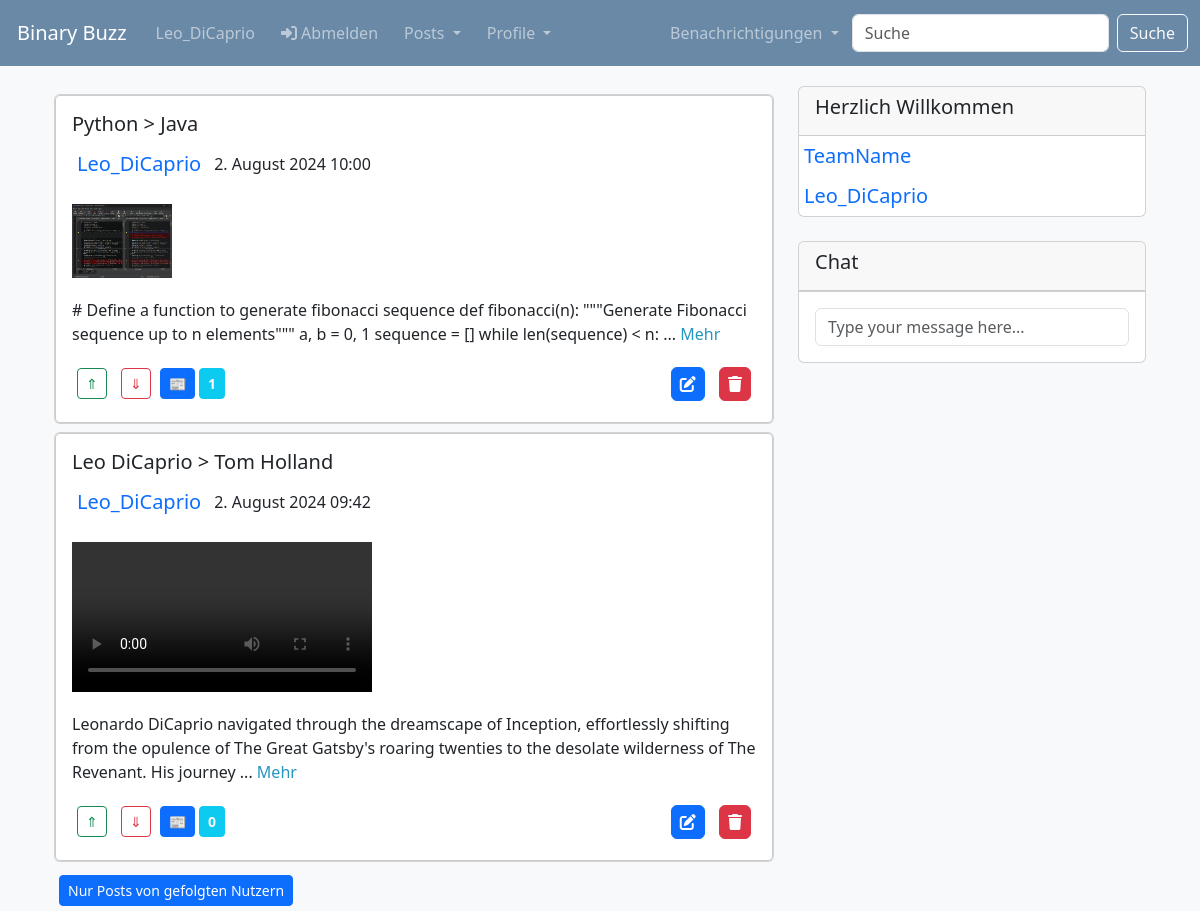
Page /blog/ (signed in) on the committed database.
### blog/models.py (models this page shows, shortened)
class Post(models.Model):
    creator = models.ForeignKey(Profile, on_delete=models.CASCADE)
    publication_date = models.DateTimeField("date published", auto_now=True)
    title = models.CharField(max_length=100, default="Ohne Titel")
    content = models.TextField()
    image = models.ImageField(upload_to='post_images', blank=True, null=True)
    video = models.FileField(upload_to='post_videos', blank=True, null=True)
    upvotes = models.ManyToManyField(User, related_name='post_upvotes', blank=True)
    downvotes = models.ManyToManyField(User, related_name='post_downvotes', blank=True)
    def calculate_rating(self) -> int:
        return self.upvotes.count() - self.downvotes.count()

class Profile(models.Model):
    user = models.OneToOneField(User, on_delete=models.CASCADE)
    followers = models.ManyToManyField(User, related_name='profile_followers', blank=True)
    bio = models.TextField(blank=True)
    birth_date = models.DateField(null=True, blank=True, auto_now=False, auto_now_add=False)
    profile_image = models.ImageField(upload_to='profile_images', blank=True, null=True)
    def get_latest_notifications(self):
        return self.user.notifications.order_by('-id')[:4][::-1]

### blog/views.py (the view)
# urls.py: path("", views.PostListView.as_view(), name="index"),
class PostListView(TemplateView):
    template_name = "blog/index.html"
    posts_per_page = 5
    def get_context_data(self, **kwargs) -> Dict[str, Any]:
        context = super().get_context_data(**kwargs)
        posts = self._posts()
        paginator = Paginator(posts, self.posts_per_page)
        page = self.request.GET.get("page", 1)
        try:
            page = int(page)
        except ValueError:
            page = 1
        try:
            show_posts = paginator.page(page)
        except PageNotAnInteger:
            show_posts = paginator.page(1)
        except EmptyPage:
            show_posts = paginator.page(paginator.num_pages)
        if self.request.user.is_authenticated:
            followed_profiles = Profile.objects.filter(followers=self.request.user)
            context["followed_posts"] = Post.objects.filter(creator__in=followed_profiles)
        context["posts"] = show_posts
        context["only_followed"] = self.request.GET.get("only_followed", False)
        context["latest_users"] = User.objects.order_by("-date_joined")[:10]
        context["latest_posts"] = Post.objects.order_by("-publication_date")[:10]
        return context
    def _posts(self) -> QuerySet[Post]:
        search_query = self.request.GET.get("search_query")
        if not search_query:
            posts = Post.objects.all()
        else:
            posts = Post.objects.filter(
                Q(title__icontains=search_query)
                | Q(content__icontains=search_query)
                | Q(creator__user__username__icontains=search_query)
            )
        return posts.order_by("-publication_date")

### blog/templates/blog/index.html (shortened to what this page needs)
{% extends "blog/base.html" %}
{% load django_bootstrap5 %}
{% block content %}
    <div class="container">
        <div class="row">
            <div class="col-md-8">
                {% if only_followed and user.is_authenticated %}
                    {% for post in followed_posts %}
                        {% include "blog/post/post.html" with post=post profile=profile has_followed=post.has_followed %}
                    {% endfor %}
                {% else %}
                    {% for post in posts %}
                        {% include "blog/post/post.html" with post=post profile=profile has_followed=post.has_followed %}
                    {% endfor %}
                {% endif %}
                <div class="mt-2">
                    {% if not only_followed %}
                        <a class="btn btn-primary btn-sm" href="{% url 'index' %}?only_followed=True">Nur Posts von gefolgten Nutzern</a>
                    {% else %}
                        <a class="btn btn-primary btn-sm" href="{% url 'index' %}">Posts von allen Nutzern</a>
                    {% endif %}
                </div>
            </div>
            <div class="col-md-4">
                <div class="card">
                    <div class="card-header">
                        <h5 class="card-title">Herzlich Willkommen</h5>
                    </div>
                    <ul class="list-group list-group-flush">
                        {% for user in latest_users %}
                            <li class="list-group">
                                <a class="" href="{% url 'profile_view' user.username %}" class="list-group">
                                    {{ user.username }}
                                </a>
                            </li>
                        {% endfor %}
                    </ul>
                </div>
                <div class="card mt-4">
                    <div class="card-header">
                        <h5 class="card-title">Chat</h5>
                    </div>
                    <ul id="chat-log" class="list-group list-group-flush">
                    </ul>
                    <div class="card-body">
                        <input id="chat-message-input" type="text" size="100" class="form-control" placeholder="Type your message here...">
                    </div>
                </div>
            </div>
        </div>
    </div>
{% endblock content %}

### blog/templates/blog/base.html (shortened to what this page needs)
{% load static %}
{% load django_bootstrap5 %}
{% bootstrap_css %}
<!DOCTYPE html>
<html lang="de">
    <head>
        <link href="{% static 'fontawesomefree/css/fontawesome.css' %}"
              rel="stylesheet"
              type="text/css">
        <link href="{% static 'fontawesomefree/css/solid.css' %}"
              rel="stylesheet"
              type="text/css">
        <link href="{% static 'style.css' %}" rel="stylesheet" type="text/css">
    </head>
    <body>
        {% include "blog/header.html" %}
        <div class="container mt-2">
            {% block content %}
            {% endblock content %}
        </div>
    </body>
</html>

### blog/templates/blog/header.html (shortened to what this page needs)
<header>
    <nav class="navbar navbar-expand-lg navbar-dark">
        <div class="container-fluid">
            <a class="navbar-brand" href="{% url 'index' %}">Binary Buzz</a>
            <div class="collapse navbar-collapse" id="navbarSupportedContent">
                <ul class="navbar-nav me-auto mb-2 mb-lg-0">
                    {% if user.is_authenticated %}
                        <li class="nav-item">
                            <a href="{% url 'profile_view' user.username %}" class="nav-link">{{ user.username }}</a>
                        </li>
                        <li class="nav-item">
                            <a href="{% url 'blog_logout' %}" class="nav-link">
                                <i class="fas fa-sign-in-alt"></i>
                                Abmelden
                            </a>
                        </li>
                        <li class="nav-item dropdown">
                            <a class="nav-link dropdown-toggle" href="#" id="navbarDropdownPosts" role="button" data-bs-toggle="dropdown" aria-expanded="false">
                                Posts
                            </a>
                        </li>
                        <li class="nav-item dropdown">
                            <a class="nav-link dropdown-toggle" href="#" id="navbarDropdownPosts" role="button" data-bs-toggle="dropdown" aria-expanded="false">
                                Profile
                            </a>
                        </li>
                    {% endif %}
                </ul>
                {% if user.is_authenticated %}
                    <ul class="navbar-nav mb-2 mb-lg-0">
                        <li class="nav-item dropdown">
                            <a class="nav-link dropdown-toggle" href="#" id="navbarDropdown" role="button" data-bs-toggle="dropdown" aria-expanded="false">
                                Benachrichtigungen
                            </a>
                        </li>
                    </ul>
                {% endif %}
                <form class="d-flex mb-0" action="{% url 'index' %}" method="get">
                    <input class="form-control me-2"
                           name="search_query"
                           type="search"
                           placeholder="Suche"
                           aria-label="Suche">
                    <button class="btn btn-outline-light" type="submit">Suche</button>
                </form>
            </div>
        </div>
    </nav>
</header>

### blog/templates/blog/post/post.html (shortened to what this page needs)
{% load static %}
<div class="card mt-2">
    <div class="post card-body">
        <div>
            <h5 class="card-title">{{ post.title }}</h5>
            <div class="d-flex align-items-center gap-2">
                <a href="{% url 'profile_view' post.creator.user.username %}" style="font-size: normal;">{{ post.creator.user.username }}</a>
                <span>{{ post.publication_date }}</span>
            </div>
        </div>
        <div class="mediaContent">
            {% if post.video %}
                <video width="300px" height="auto" controls>
                    <source src="{{ post.video.url }}">
                </video>
            {% elif post.image %}
                <img src="{{ post.image.url }}" alt="" width="100px" height="auto">
            {% endif %}
        </div>
        <p class="card-text">
            {{ post.content|slice:":200" }}{% if post.content|length > 200 %}...{% endif %}
            {% if post.content|length > 200 %}
                <span class="show-more-btn show-more-btn-{{ post.id }}" data-post-id="{{ post.id }}">Mehr</span>
            {% endif %}
        </p>
        <div class="d-flex justify-content-between mt-1 mb1 gap-1 align-items-center">
            <div>
                {% if user.is_authenticated %}
                    {% if user in post.upvotes.all %}
                        <a href="{% url 'upvote_view' post.id %}" class="btn btn-success btn-sm">&uArr;</a>
                    {% else %}
                        <a href="{% url 'upvote_view' post.id %}" class="btn btn-outline-success btn-sm">&uArr;</a>
                    {% endif %}
                    {% if user in post.downvotes.all %}
                        <a href="{% url 'downvote_view' post.id %}" class="btn btn-danger btn-sm">&dArr;</a>
                    {% else %}
                        <a href="{% url 'downvote_view' post.id %}" class="btn btn-outline-danger btn-sm">&dArr;</a>
                    {% endif %}
                {% endif %}
                <div id="commentBtn-{{ post.id }}" class="btn btn-primary btn-sm" data-post-id="{{ post.id }}">
                    &#128240;
                </div>
                <div class="btn-info btn btn-sm" style="color: #f8f9fa; font-weight: bold;">{{ post.calculate_rating }}</div>
            </div>
            <div>
                {% if post.creator.user == user %}
                    <a class="btn btn-primary p-2" href="{% url 'post_update' post.id %}"><i class="fas fa-edit"></i></a>
                    <a class="btn btn-danger p-2" href="{% url 'post_delete' post.id %}"><i class="fas fa-trash"></i></a>
                {% endif %}
            </div>
        </div>
    </div>
</div>

### blog/templates/blog/base.html (style rules this page uses)
body { background-color: #f8f9fa; }

### blog/templates/blog/header.html (style rules this page uses)
.navbar { margin-bottom: 20px; background-color: #6a89a7; }

### blog/templates/blog/index.html (style rules this page uses)
a { text-decoration: none; margin: 5px; font-size: 20px; }

### blog/templates/blog/post/post.html (style rules this page uses)
.post { border: 1px solid #ccc; border-radius: 5px; }
.mediaContent { margin: 20px; margin-left: 0; }
.show-more-btn { color: rgb(37, 150, 190); cursor: pointer; }

### rows in the picture
Post: title "Python > Java", creator.user.username "Leo_DiCaprio", publication_date "2. August 2024 10:00", image (picture), content "# Define a function to generate fibonacci sequence def fibonacci(n): \"\"\"Generate Fibonacci sequence up to n elements\"\"\" a, b = 0, 1 sequence = [] while len(sequence) < n:", calculate_rating "1"
Post: title "Leo DiCaprio > Tom Holland", creator.user.username "Leo_DiCaprio", publication_date "2. August 2024 09:42", content "Leonardo DiCaprio navigated through the dreamscape of Inception, effortlessly shifting from the opulence of The Great Gatsby's roaring twenties to the desolate wilderness of The Revenant. His journey", calculate_rating "0"

### other values in the picture
{{ user.username }} "Leo_DiCaprio"
{{ user.username }} "TeamName"
